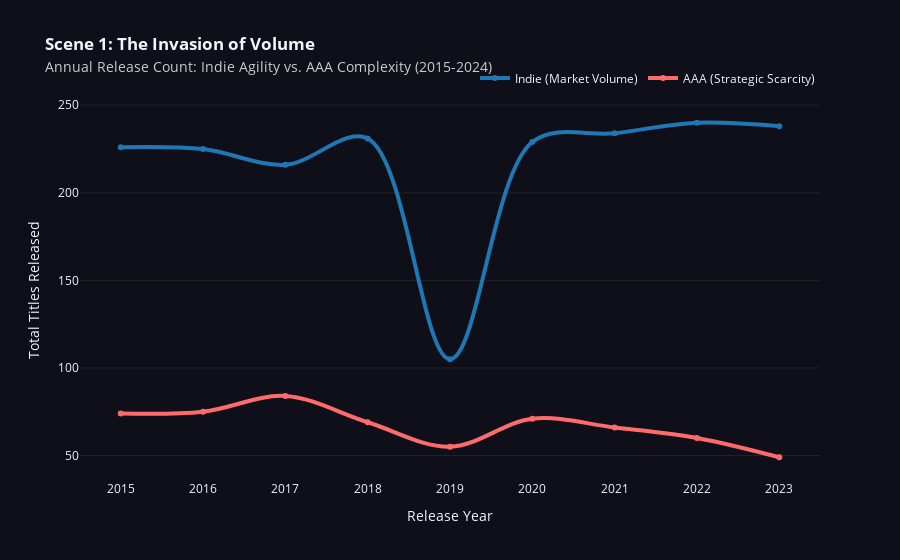

Notebook source saved alongside this figure:
### Code cell
import plotly.graph_objects as go
import pandas as pd

# --- 1. RESILIENT DATA PREP ---
df_market = df_clean.copy()

# Ensure we have a proper datetime object and extract the year
if 'released' in df_market.columns:
    df_market['year_extracted'] = pd.to_datetime(df_market['released'], errors='coerce').dt.year
elif 'released_year' in df_market.columns:
    df_market['year_extracted'] = df_market['released_year']
else:
    # Fallback: find any column with 'year' in the name
    year_col = next((c for c in df_market.columns if 'year' in c.lower()), None)
    df_market['year_extracted'] = df_market[year_col]

# Filter for the 2015-2025 window mentioned in your intro
df_market = df_market[(df_market['year_extracted'] >= 2015) & (df_market['year_extracted'] <= 2023)]

# Group and Pivot
market_counts = df_market.groupby(['year_extracted', 'tier']).size().reset_index(name='count')
df_pivot = market_counts.pivot(index='year_extracted', columns='tier', values='count').fillna(0)

# --- 2. CREATE THE INTERACTIVE FIGURE ---
fig = go.Figure()

# Add Indie Line with a smooth curve
if 'Indie' in df_pivot.columns:
    fig.add_trace(go.Scatter(
        x=df_pivot.index, y=df_pivot['Indie'],
        name='Indie (Market Volume)',
        line=dict(color='#1F77B4', width=4, shape='spline'),
        mode='lines+markers'
    ))

# Add AAA Line
if 'AAA' in df_pivot.columns:
    fig.add_trace(go.Scatter(
        x=df_pivot.index, y=df_pivot['AAA'],
        name='AAA (Strategic Scarcity)',
        line=dict(color='#FF6B6B', width=4, shape='spline'),
        mode='lines+markers'
    ))

# --- 3. STYLING FOR STAKEHOLDERS ---
fig.update_layout(
    title=dict(
        text='<b>Scene 1: The Invasion of Volume</b><br><span style="font-size:14px; color:#ccc;">Annual Release Count: Indie Agility vs. AAA Complexity (2015-2024)</span>',
        x=0.05
    ),
    template='plotly_dark',
    paper_bgcolor='#0f0f1a',
    plot_bgcolor='#0f0f1a',
    hovermode='x unified',
    xaxis=dict(title='Release Year', showgrid=False, tickmode='linear'),
    yaxis=dict(title='Total Titles Released', gridcolor='#222'),
    legend=dict(orientation="h", yanchor="bottom", y=1.02, xanchor="right", x=1),
    margin=dict(t=100)
)

# Preview in Notebook
fig.show()

### Figure 1 — Plotly figure (JSON) as saved in the notebook; plotly's stock layout.template omitted (floating-point values rounded to 4 significant figures)
{"data": [{"line": {"color": "#1F77B4", "shape": "spline", "width": 4}, "mode": "lines+markers", "name": "Indie (Market Volume)", "type": "scatter", "x": [2015, 2016, 2017, 2018, 2019, 2020, 2021, 2022, 2023], "y": [226, 225, 216, 231, 105, 229, 234, 240, 238]}, {"line": {"color": "#FF6B6B", "shape": "spline", "width": 4}, "mode": "lines+markers", "name": "AAA (Strategic Scarcity)", "type": "scatter", "x": [2015, 2016, 2017, 2018, 2019, 2020, 2021, 2022, 2023], "y": [74, 75, 84, 69, 55, 71, 66, 60, 49]}], "layout": {"hovermode": "x unified", "legend": {"orientation": "h", "x": 1, "xanchor": "right", "y": 1.02, "yanchor": "bottom"}, "margin": {"t": 100}, "paper_bgcolor": "#0f0f1a", "plot_bgcolor": "#0f0f1a", "title": {"text": "<b>Scene 1: The Invasion of Volume</b><br><span style=\"font-size:14px; color:#ccc;\">Annual Release Count: Indie Agility vs. AAA Complexity (2015-2024)</span>", "x": 0.05}, "xaxis": {"showgrid": false, "tickmode": "linear", "title": {"text": "Release Year"}}, "yaxis": {"gridcolor": "#222", "title": {"text": "Total Titles Released"}}}}
